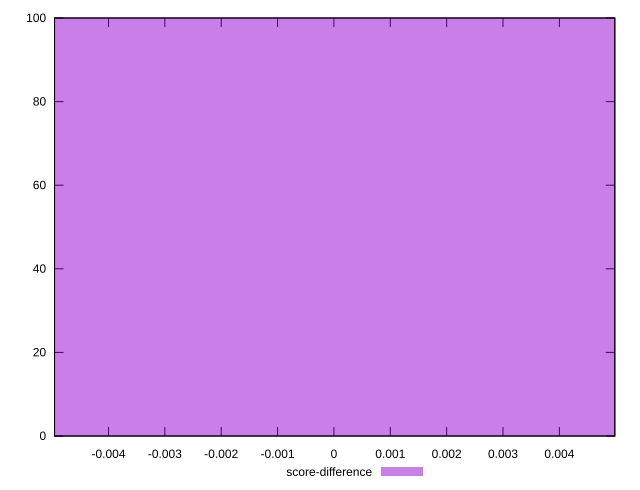

This figure's gnuplot source:
reset

$scoreDifference <<EOF
0 100
EOF

set key outside below
set boxwidth 0.010436847029095036
set xrange [-0.004957205106727258:0.004983850920637911]
set yrange [0:100]
set trange [0:100]
set style fill transparent solid 0.5 noborder
set terminal svg size 640, 490 enhanced background rgb 'white'
set output "report_00008_2021-01-22T20:58:29.167/speed-index/samples/pages+cached+noexternal+nosvg/score-difference/histogram.svg"

plot $scoreDifference title "score-difference" with boxes

reset
